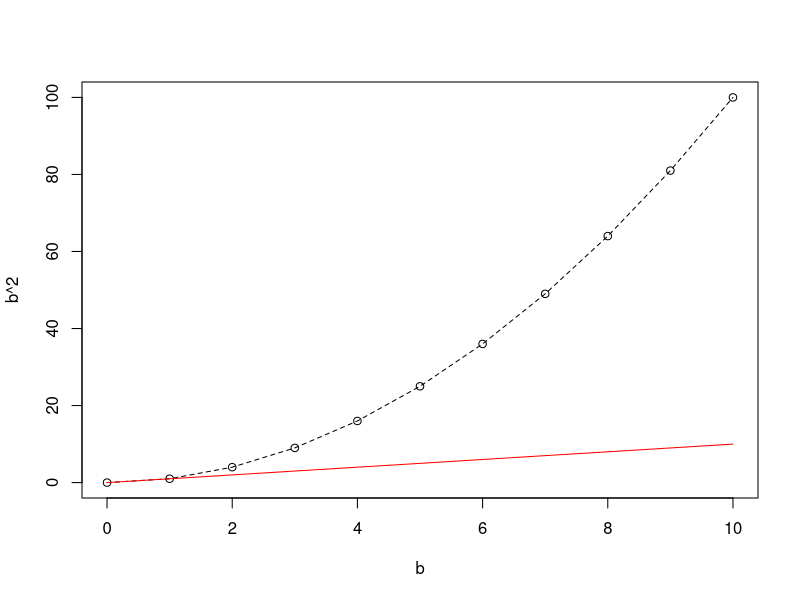
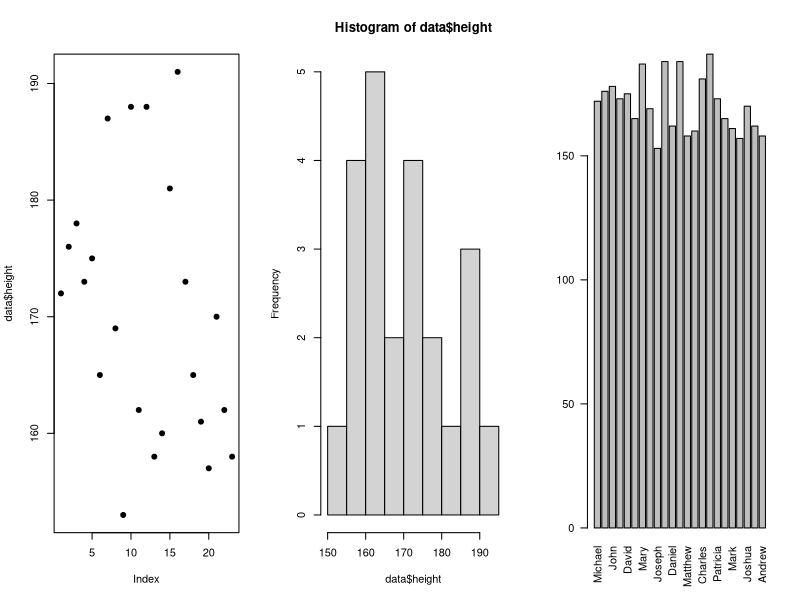

Here is the R script that generated these plots, in order:
## ---- chunk 1
# Define a new variable `a` and set `a` to 5
a  = 5
a <- 5 # preferred way

# Show if it worked
print(a)

# A to the power of `2` in different ways
a * a
a**2
a^2
## ---- chunk 2
# Define a sequence from 0 to 10
b <- seq(from = 0, to = 10)
print(b)
## ---- chunk 3
# b to the power of 2
b^2
## ---- chunk 4
# Plot b versus b^2
plot(b, b^2)
lines(b, b^2, lty = 2)
# Adding b versus b (linear)
lines(b, b, col = "red")
## ---- chunk 5
data <- read.csv("height.csv")    # Reading CSV data set
head(data, n = 3)                 # First three lines of the data set
class(data)                       # 'data' is a 'data.frame' object.
mean(data$height)
## ---- chunk 6
par(mfrow = c(1,3))
plot(data$height, pch = 19)
hist(data$height)
barplot(data$height, names.arg = data$name, las = 2)
